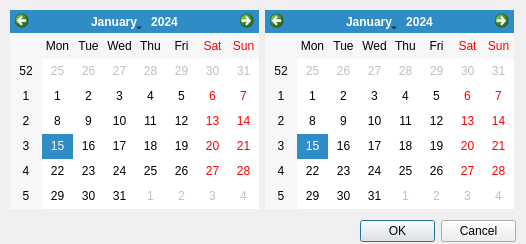
<?xml version="1.0" encoding="UTF-8"?>
<ui version="4.0">
 <class>Dialog_Date_Edit</class>
 <widget class="QDialog" name="Dialog_Date_Edit">
  <property name="geometry">
   <rect>
    <x>0</x>
    <y>0</y>
    <width>526</width>
    <height>244</height>
   </rect>
  </property>
  <property name="windowTitle">
   <string>时间范围选择</string>
  </property>
  <property name="modal">
   <bool>true</bool>
  </property>
  <widget class="QDialogButtonBox" name="buttonBox">
   <property name="geometry">
    <rect>
     <x>360</x>
     <y>220</y>
     <width>156</width>
     <height>23</height>
    </rect>
   </property>
   <property name="standardButtons">
    <set>QDialogButtonBox::Cancel|QDialogButtonBox::Ok</set>
   </property>
  </widget>
  <widget class="QWidget" name="">
   <property name="geometry">
    <rect>
     <x>10</x>
     <y>10</y>
     <width>504</width>
     <height>199</height>
    </rect>
   </property>
   <layout class="QHBoxLayout" name="horizontalLayout">
    <item>
     <widget class="QCalendarWidget" name="calendarWidget_b"/>
    </item>
    <item>
     <widget class="QCalendarWidget" name="calendarWidget_a"/>
    </item>
   </layout>
  </widget>
 </widget>
 <resources/>
 <connections/>
</ui>
